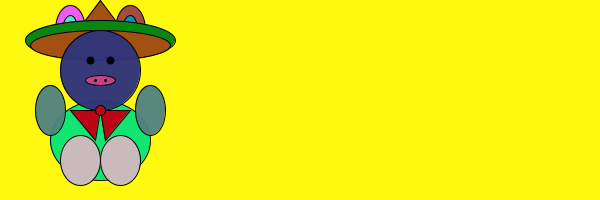
Frame 1 (no input)
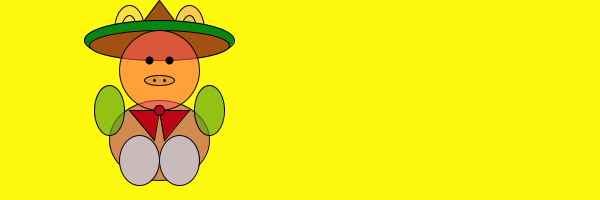
Frame 60 (the mouse pressed at the canvas centre just before this capture)
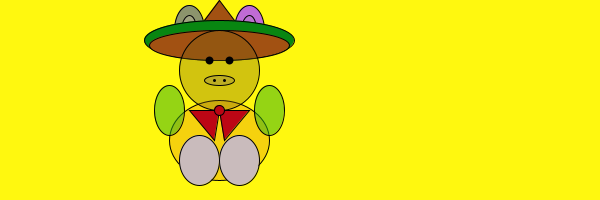
Frame 120 (the mouse held since frame 60 and released just before this capture)

The Processing sketch that drew these frames (run headless with seeded random() and noise(); from frame 60 on, the mouse is pressed at the canvas centre):

// Processing sketch: processing_167929
// ── processing_167929.pde

int x=70;
int h=70;
int q=130;
int gh=130;
int l=100;
int z=100;
int b=150;
int c=100;
int i=100;
int r=100;
int p=80;
int y=100;
int k=95;
int n=120;
int m=95;
int ad=110;
int ab=105;
int ac=90;
int af=100;
int ag=70;
int ah=95;
int ai=100;
int aj=130;
int ak=105;
int al=100;
int bc=130;
int bd=70;
int be=50;
  int g=#EA5FF2;
  int t=#5BE0D4;
  int d=#81DB2E;
  int j=#DB2E51;
  int s=#DB7C2E;
  int a=#5E60CE;
  int f=#79D4DE;
void setup()
{
 size(600,200);

}
 
 void draw()
 {
   background(#FFF80F);
   strokeWeight(1);
  fill(g);
  g=g+d;
  g=g+j;
  g=g+t;
   ellipse(x,30,30,50);
   x=x+1;
 fill(t);
 t=t+s;
 t=t+a;
 t=t+f;
 ellipse(h,30,15,30);
h=h+1;
 fill(g);
  g=g+d;
  g=g+j;
  g=g+t;
 ellipse(q,30,30,50);
 q=q+1;
 fill(t);
 t=t+s;
 t=t+a;
 t=t+f;
 ellipse(gh,30,15,30);
 gh=gh+1;
 
 fill(g);
 g=g+d;
  g=g+j;
  g=g+t;
ellipse(l,140,100,80);
l=l+1;
fill(#A25112);
triangle(i,0,bc,40,bd,40);
i=i+1;
bc=bc+1;
bd=bd+1;
  fill(#088611);
 ellipse(r,40,150,40);
 r=r+1;
fill(#A25112);
ellipse(y,45,140,30);
y=y+1;

fill(g);
g=g+d;
  g=g+j;
  g=g+t;
ellipse(z,70,80,80);
z=z+1;

fill(#C9BBBC);   
ellipse(p,160,40,50);
p=p+1;
ellipse(n,160,40,50);
n=n+1;

fill(g);
g=g+d;
  g=g+j;
  g=g+t;
ellipse(b,110,30,50);
b=b+1;
ellipse(be,110,30,50);
be=be+1;

fill(t);
t=t+s;
t=t+a;
t=t+f;
ellipse(c,80,30,10);
c=c+1;
strokeWeight(3);
point(m,80);
m=m+1;
point(ab,80);
ab=ab+1;
strokeWeight(8);
point(ac,60);
ac=ac+1;
point(ad,60);
ad=ad+1;

strokeWeight(1);
  fill(#BC0615); 
triangle(af,110,ag,110,ah,140);
af=af+1;
ag=ag+1;
ah=ah+1;
triangle(ai,110,aj,110,ak,140);
ai=ai+1;
aj=aj+1;
ak=ak+1;
ellipse(al,110,10,10);
al=al+1;
}
